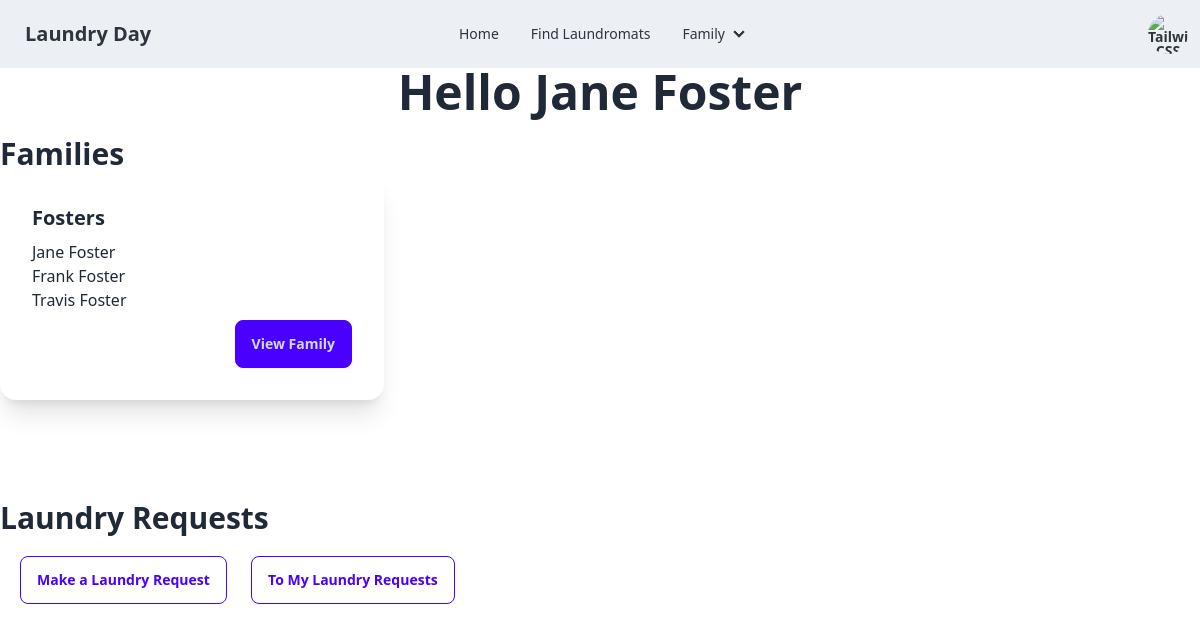
The app's page /user/2 (signed in), older data.
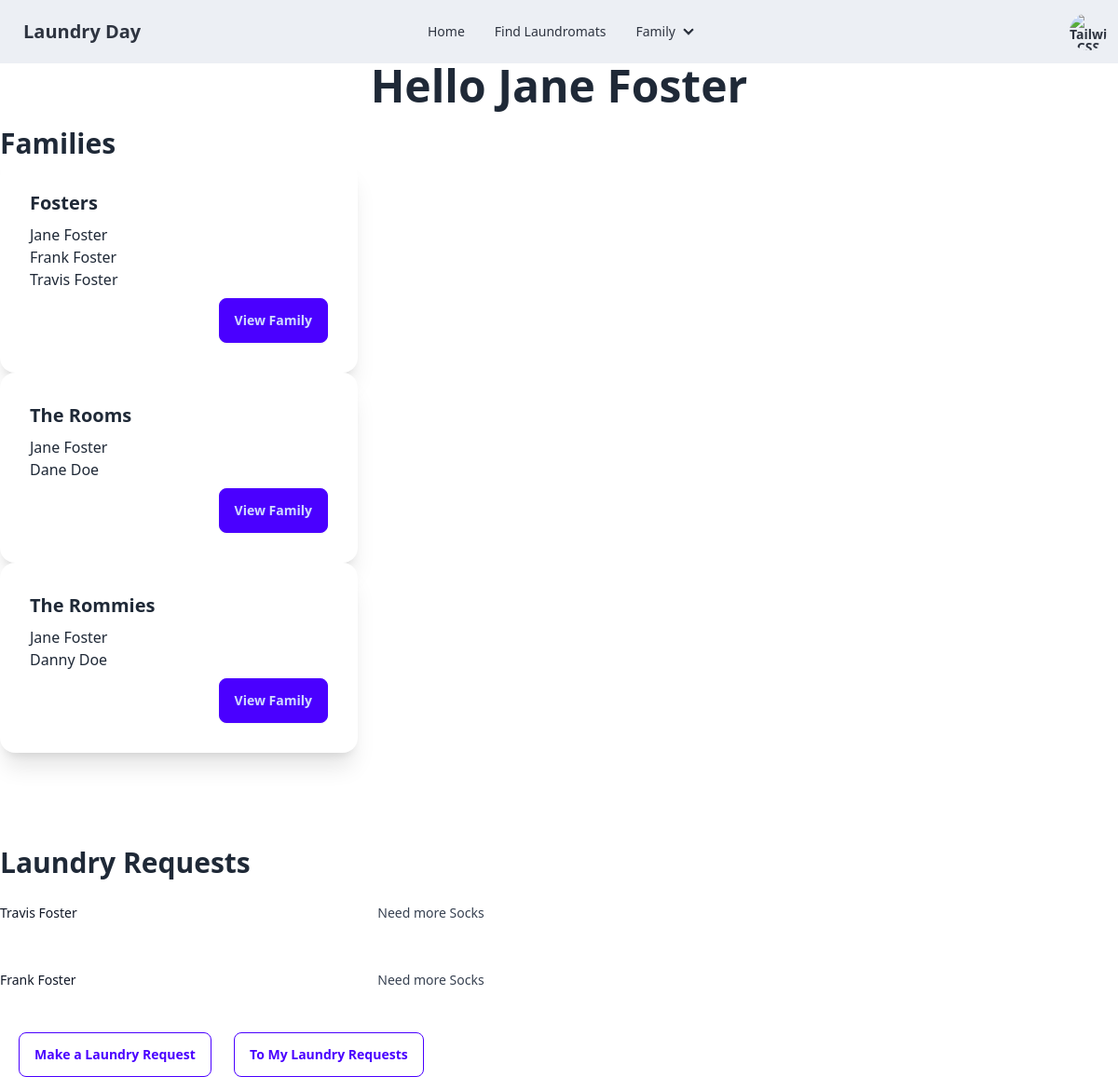
The same page, newer data.
### laundry_day/models.py (models this page shows, shortened)
class Family(models.Model):
    family_name = models.CharField(max_length=100)
    family_code = models.CharField(max_length=4, null=True, default=None)
    family_members = models.ManyToManyField("auth.User", related_name='family_members')
    class Meta: # This is the table name
        db_table = 'Family'

class LaundryRequests(models.Model):
    to_user = models.ForeignKey(UserProfile, on_delete=models.CASCADE, related_name='to_user')
    from_user = models.ForeignKey(UserProfile, on_delete=models.CASCADE, related_name='from_user')
    message = models.CharField(max_length=5000)
    def __str__(self):
        return self.message
    class Meta:
        db_table = 'Laundry_Requests'

class UserProfile(models.Model):
    user = models.OneToOneField('auth.User', on_delete=models.CASCADE)
    families = models.ManyToManyField("Family", blank=True)
    class Meta:
        db_table = 'User_Profile'
    def __str__(self):
        return self.user.first_name + " " + self.user.last_name

### laundry_day/views.py (the view)
# urls.py: path("user/<int:pk>", views.UserDetailView.as_view(), name="user_detail"),
class UserDetailView(LoginRequiredMixin, generic.DetailView):
    model = UserProfile # This is the model that we want to use
    template_name = 'laundry_day/user_detail.html' # This is the template that we want to use
    context_object_name = 'UserProfile' # This is the context that we want to use
    def get_context_data(self, **kwargs):
        context = super().get_context_data(**kwargs) # Get the context from the parent class
        user_profile = self.object # Get the user profile
        user = User.objects.get(id=user_profile.user.id) # Get the user and there id
        families = user.family_members.all() # Get all the families for this user based on user_id
        family_dict = {} # Create a dictionary to store the family name and family members
        for family in families:
            member_names = [] # Create a list to store the family members
            for member in family.family_members.all(): # Get all the family members for this family
                member_names.append(member.first_name + " " + member.last_name) # Add the family member to the list
            family_dict[family.family_name] = {'id': family.id,'members':member_names}# Add the family name and family members to the dictionary
        context.update({
            'laundry_requests': LaundryRequests.objects.filter(to_user=user_profile),
            'first_name': user_profile.user.first_name,
            'last_name': user_profile.user.last_name,
            'family': family_dict,
        })
        return context # Return the updated context to the template

### laundry_day/templates/laundry_day/user_detail.html
{% extends 'laundry_day/base_template.html' %}
{% block content %}
  <div class="container-fluid">
    {% if user %}
      <h1 style="text-align: center; margin-bottom: 20px;" class="text-5xl font-bold">Hello {{ first_name }} {{last_name}}</h1>
    {% else %}
      <h1>User not found</h1>
    {% endif %}
    <h1 class="text-3xl font-bold">Families</h1>
    {% for family_name, family_info in family.items %}
    <div class="card w-96 bg-base-100 shadow-xl">
      <div class="card-body">
        <h2 class="card-title">{{family_name}}</h2>
            <ul>
                {% for member in family_info.members %}
                <li>{{ member }}</li>
                {% endfor %}
            </ul>
        <div class="card-actions justify-end">
          <a href="{%url 'family_detail' family_info.id%}" class="btn btn-primary">View Family</a>
        </div>
      </div>
    </div>
    {% endfor %}
    <div style="margin-top: 100px;">
      <h2 class="text-3xl font-bold" style="text-align: left;">Laundry Requests</h2>
      {% for request in laundry_requests %}
      <div class="px-4 py-6 sm:grid sm:grid-cols-3 sm:gap-4 sm:px-0">
        <dt class="text-sm font-medium leading-6 text-gray-900">{{ request.from_user }}</dt>
        <dd class="mt-1 text-sm leading-6 text-gray-700 sm:col-span-2 sm:mt-0">{{ request }}</dd>
      </div>
      {% endfor %}
      <a class="btn btn-outline btn-primary" href="{% url 'create_laundry_request' pk=user.id %}" style="margin-top: 20px; margin-left: 20px;">Make a Laundry Request</a>
      <a class="btn btn-outline btn-primary" href="{% url 'laundry_request_detail' user.id %}" style="margin-top: 20px; margin-left: 20px;">To My Laundry Requests</a>
    </div>
  </div>
{% endblock %}

### laundry_day/templates/laundry_day/base_template.html (shortened to what this page needs)
{% load static tailwind_tags %}
<!DOCTYPE html>
<html lang="en" data-theme="light">
  <head>
    {% tailwind_css %}
  </head>
  <body>
    <div class="navbar bg-base-100" data-theme="nord">
      <div class="navbar-start">
        <a class="btn btn-ghost text-xl" href="{% url 'index' %}">Laundry Day</a>
      </div>
      <div class="navbar-center hidden lg:flex">
        <ul class="menu menu-horizontal px-1">
          {% if user.is_authenticated %}
            <li>
              <a href="{% url 'user_detail' pk=user.pk %}">Home</a>
            </li>
          {% else %}
            <li>
              <a href="{% url 'index' %}">Home</a>
            </li>
          {% endif %}
          <li>
            <a>Find Laundromats</a>
          </li>
          <li tabindex="0">
            <details>
              <summary id="Family_dropdown">Family</summary>
            </details>
          </li>
        </ul>
      </div>
      <div class="navbar-end">
        <div class="dropdown dropdown-end">
          <label tabindex="0" class="btn btn-ghost btn-circle avatar">
            <div class="w-10 rounded-full">
              <img alt="Tailwind CSS Navbar component" src="/images/stock/photo-1534528741775-53994a69daeb.jpg" />
            </div>
          </label>
        </div>
      </div>
    </div>
    {% block content %}
    {% endblock %}
  </body>
</html>

Row changes from the older to the newer data that the page shows:
added Family: family "The Rooms"
added Family: family "The Rommies"
added LaundryRequests: from_user "Travis Foster", message "Need more Socks"
added LaundryRequests: from_user "Frank Foster", message "Need more Socks"
Text that changed along with them:
new list line: "Jane Foster Dane Doe View Family"
new list line: "Jane Foster Danny Doe View Family"
